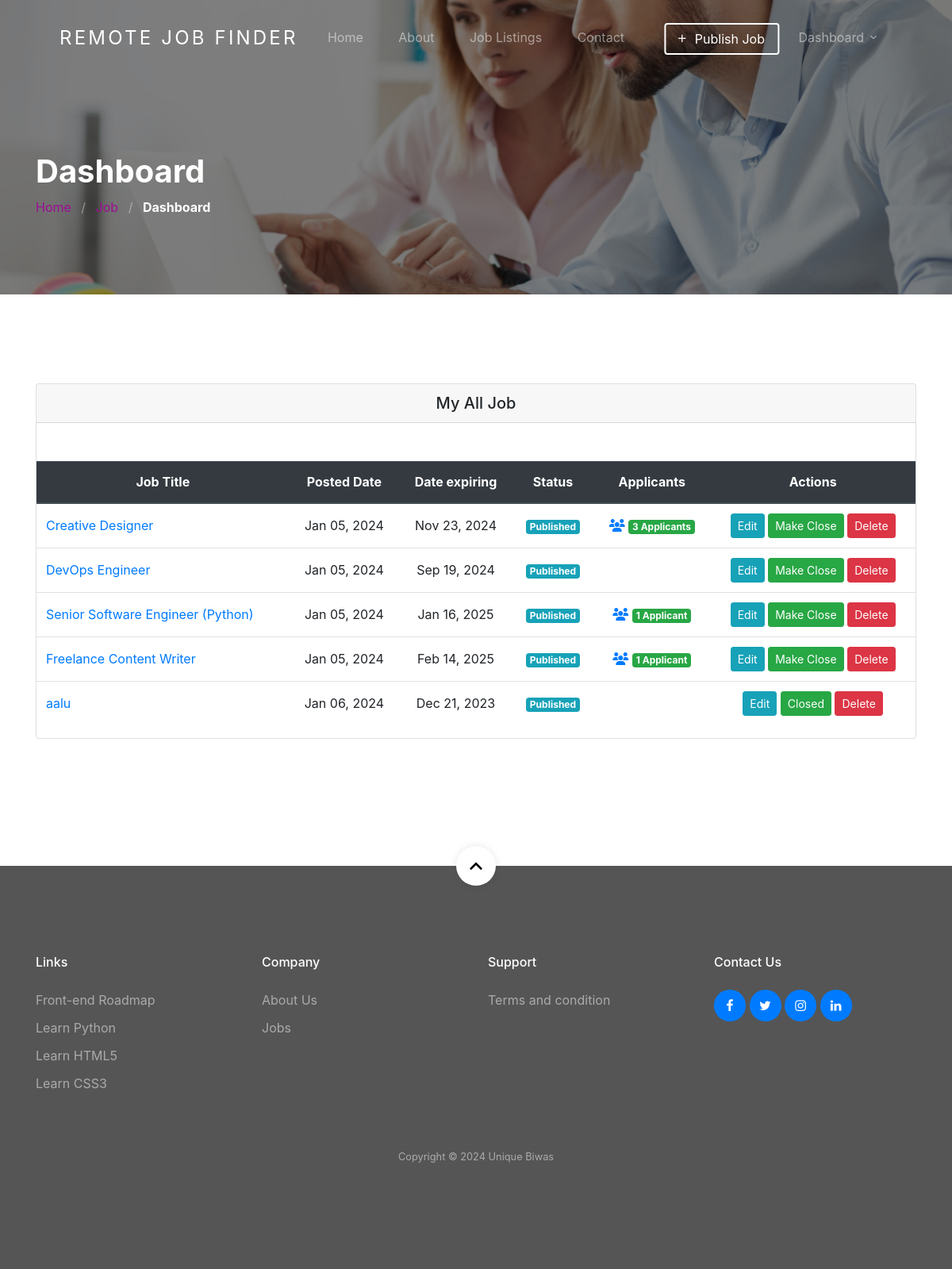
The page /dashboard/ (signed in) on the database its author committed.
### jobapp/models.py (models this page shows, shortened)
class Job(models.Model):
    user = models.ForeignKey(User, related_name='User', on_delete=models.CASCADE)
    title = models.CharField(max_length=300)
    description = RichTextField()
    tags = TaggableManager()
    location = models.CharField(max_length=300)
    job_type = models.CharField(choices=JOB_TYPE, max_length=1)
    category = models.ForeignKey(Category,related_name='Category', on_delete=models.CASCADE)
    salary = models.CharField(max_length=30, blank=True)
    company_name = models.CharField(max_length=300)
    company_description = RichTextField(blank=True, null=True)
    url = models.URLField(max_length=200)
    last_date = models.DateField()
    is_published = models.BooleanField(default=False)
    is_closed = models.BooleanField(default=False)
    timestamp = models.DateTimeField(auto_now=True)

### jobapp/views.py (the view)
# urls.py: path('dashboard/', views.dashboard_view, name='dashboard'),
@login_required(login_url=reverse_lazy('account:login'))
def dashboard_view(request):
    jobs = []
    savedjobs = []
    appliedjobs = []
    appliedcourses=[]
    total_applicants = {}
    if request.user.role == 'employer':
        jobs = Job.objects.filter(user=request.user.id)
        for job in jobs:
            count = Applicant.objects.filter(job=job.id).count()
            total_applicants[job.id] = count
    if request.user.role == 'employee':
        savedjobs = BookmarkJob.objects.filter(user=request.user.id)
        appliedjobs = Applicant.objects.filter(user=request.user.id)
        appliedcourses = Enrollment.objects.filter(user=request.user.id)
    context = {
        'jobs': jobs,
        'savedjobs': savedjobs,
        'appliedjobs': appliedjobs,
        'appliedcourses':appliedcourses,
        'total_applicants': total_applicants
    }
    return render(request, 'jobapp/dashboard.html', context)

### jobapp/templatetags/get_total_applicant.py (called while the page is built)
@register.simple_tag(name='get_total_applicant')
def get_total_applicant(total_applicants , job):
    return total_applicants[job.id]

### template/jobapp/dashboard.html (shortened to what this page needs)
{% extends 'base.html' %}
{% load static %}
{% load get_total_applicant %}
{% block content %}
<section class="section-hero overlay inner-page bg-image"
    style="background-image: url('{% static 'images/bgrr.jpg' %}');" id="home-section">
    <div class="container">
        <div class="row">
            <div class="col-md-7">
                <h1 class="text-white font-weight-bold">Dashboard</h1>
                <div class="custom-breadcrumbs">
                    <a href="{% url 'jobapp:home' %}">Home</a> <span class="mx-2 slash">/</span>
                    <a href="{% url 'jobapp:job-list' %}">Job</a> <span class="mx-2 slash">/</span>
                    <span class="text-white"><strong>Dashboard</strong></span>
                </div>
            </div>
        </div>
    </div>
</section>
<section class="site-section">
    <div class="container">
        <div class="row">
            <div class="col-lg-12 mb-5">
                <div class="card">
                    {% if user.role == "employer" %}
                    <h5 class="card-header text-center">My All Job</h5>
                    {% if jobs %}
                    <table class="table text-center mt-5">
                        <thead class="thead-dark">
                            <tr>
                                <th>Job Title</th>
                                <th>Posted Date</th>
                                <th>Date expiring</th>
                                <th>Status</th>
                                <th>Applicants</th>
                                <th>Actions</th>
                            </tr>
                        </thead>
                        <tbody>
                            {% for job in jobs %}
                            <tr id="row_{{ job.id }}">
                                <td class="text-left"><a href="{% url 'jobapp:single-job' job.id %}">{{ job.title }}</a></td>
                                <td>{{ job.timestamp | date:'M d, Y'  }}</td>
                                <td>{{ job.last_date | date:'M d, Y' }}</td>
                                <td>
                                    {% if job.is_published == True %}
                                        <span class="badge badge-info">Published</span>
                                    {% else %}
                                        <span class="badge badge-danger px-2">Pending</span>
                                    {% endif %}
                                </td>
                                <td>
                                    {% get_total_applicant total_applicants job as is_applicant %}
                                    {% if is_applicant %}
                                    <a href="{% url 'jobapp:applicants' job.id %}">
                                        <i class="fa fa-users"></i>
                                        <span class="badge badge-success text-white">
                                            {% if is_applicant > 1 %}
                                            {% get_total_applicant total_applicants job %} Applicants
                                            {% else %}
                                            {% get_total_applicant total_applicants job %} Applicant
                                            {% endif %}
                                        </span>
                                    </a>
                                    {% endif %}
                                </td>
                                <td>
                                    <a class="btn btn-info btn-sm" href="{% url 'jobapp:edit-job' job.id %}"
                                        role="button">Edit</a>
                                    {% if job.is_published == True %}
                                        {% if job.is_closed == False %}
                                        <span id="change_job_status_{{ job.id }}">
                                            <button onclick="call_sw_alert_func('{% url 'jobapp:complete' job.id %}','{{ job.id }}', 'Once Clicked, Your Post Will Marked Completed')" class="text-white btn btn-success btn-sm" >Make Close</button>
                                        </span>
                                        {% else %}
                                        <a class="text-white btn btn-success btn-sm"
                                        role="button">Closed</a>
                                        {% endif %}
                                        {% endif %}
                                    <button onclick="call_sw_alert_func('{% url 'jobapp:delete' job.id %}','{{ job.id }}','Once Deleted, You Will Not be Able To Recover This Post!')" class="btn btn-danger btn-sm">Delete</button>
                                    </td>
                            </tr>
                            {% endfor %}
                        </tbody>
                    </table>
                    {% else %}
                    <p class="m-5">You have not any job yet !! <a href="{% url 'jobapp:create-job' %}">Create a new one.</a></p>
                    {% endif %}
                    {% endif %}
                </div>
            </div>
        </div>
    </div>
    </div>
{% endblock %}

### static/css/style.css (style rules this page uses)
body { font-weight: 400; font-size: 1rem; line-height: 1.7; position: relative; }
body:after { content: ""; position: absolute; top: 0; left: 0; right: 0; bottom: 0; background: rgba(0, 0, 0, 0.7); z-index: 100; opacity: 0; visibility: hidden; -webkit-transition: .3s all ease; -o-transition: .3s all ease; transition: .3s all ease; }
h1, h2, h3, h4 { color: #000; }
.site-section { padding-top: 7rem; padding-bottom: 7rem; position: relative; z-index: 2; }
.bg-image { background-size: cover; background-position: center center; background-repeat: no-repeat; }
.custom-breadcrumbs a { color: #9c0d94; }
.custom-breadcrumbs .slash { color: rgba(255, 255, 255, 0.4); }
.section-hero, .section-hero > .container > .row { height: 100vh; min-height: 900px; }
.section-hero.inner-page, .section-hero.inner-page > .container > .row { height: auto; min-height: auto; padding-top: 6em; padding-bottom: 3em; }
.section-hero.overlay, .section-hero.overlay-2 { position: relative; }
.section-hero.overlay:before, .section-hero.overlay-2:before { z-index: 1; position: absolute; content: ""; top: 0; left: 0; right: 0; bottom: 0; background: rgba(0, 0, 0, 0.5); }
.section-hero > .container { z-index: 2; position: relative; }
.btn:after, .btn:before { display: none; }
.table td, .table th { vertical-align: middle !important; }

### rows shown on the page
Job: title "Creative Designer", timestamp "Jan 05, 2024", last_date "Nov 23, 2024", is_published "Published", id "3"
Job: title "DevOps Engineer", timestamp "Jan 05, 2024", last_date "Sep 19, 2024", is_published "Published"
Job: title "Senior Software Engineer (Python)", timestamp "Jan 05, 2024", last_date "Jan 16, 2025", is_published "Published", id "1"
Job: title "Freelance Content Writer", timestamp "Jan 05, 2024", last_date "Feb 14, 2025", is_published "Published", id "1"
Job: title "aalu", timestamp "Jan 06, 2024", last_date "Dec 21, 2023", is_published "Published"
